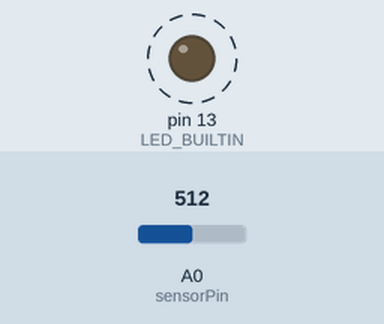
Bench run of a sketch on a simulated Arduino Uno, built with avr-gcc and run on an emulated ATmega328P. On the bench: output pins drawn as LEDs (lit = HIGH). Dashed ring = blinking. The test bench sets the inputs (shaded band); at power-on: A0 (sensorPin) = 512.

Above: at 1.8 s.
1.9 s: A0 (sensorPin) set to 0
At 3.3 s:
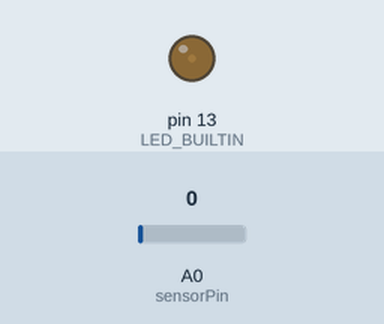
3.6 s: A0 (sensorPin) set to 122
At 3.9 s:
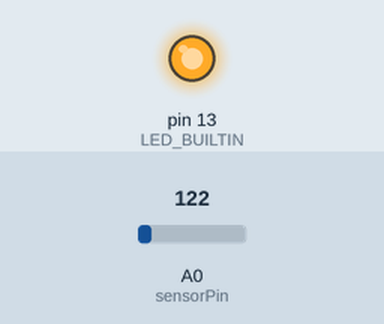
Timing chart, 0 to 13.1 s (numbered marks = the images above; inputs shaded):
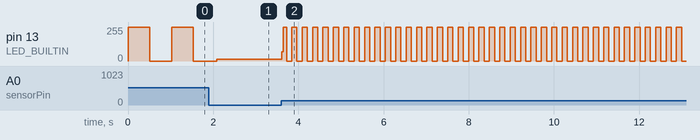

Measured:
- after the input at 3.6 s, pin 13 (LED_BUILTIN): 15/255 → 68/255 at once, then moves between 0/255 and 255/255, repeating every 0.24 s
- by itself, pin 13 (LED_BUILTIN): alternates 255/255 for 0.51 s and 0/255 for 0.51 s

The sketch:

photoresistor.ino
```cpp
#include <arduino.h>

const int sensorPin = A0;

void setup()
{
  pinMode(LED_BUILTIN, OUTPUT);
}

void loop()
{
  int delayval = analogRead(sensorPin);
  digitalWrite(LED_BUILTIN, HIGH);
  delay(delayval);
  digitalWrite(LED_BUILTIN, LOW);
  delay(delayval);
}
```
